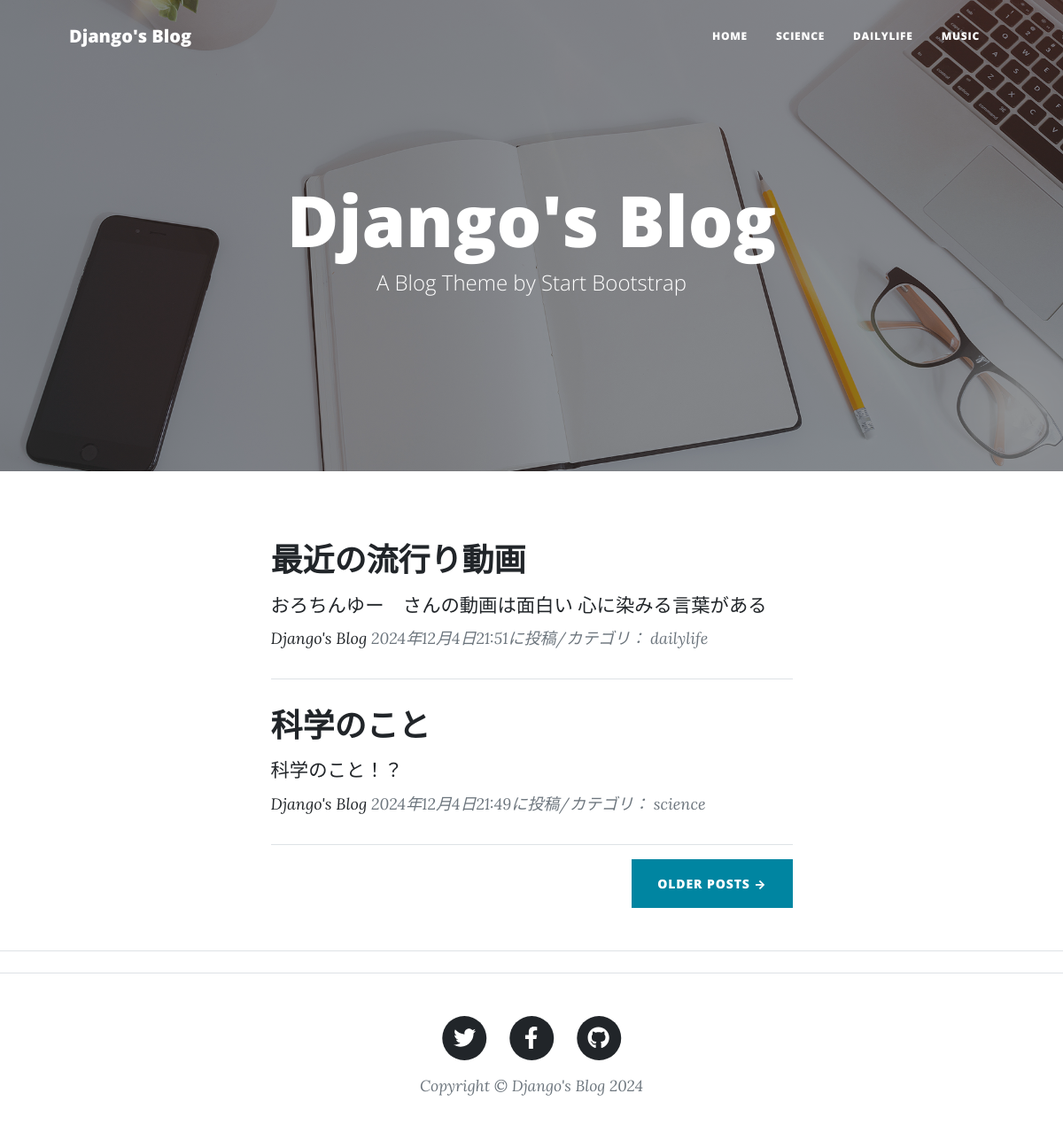
Before: / with the older database file.
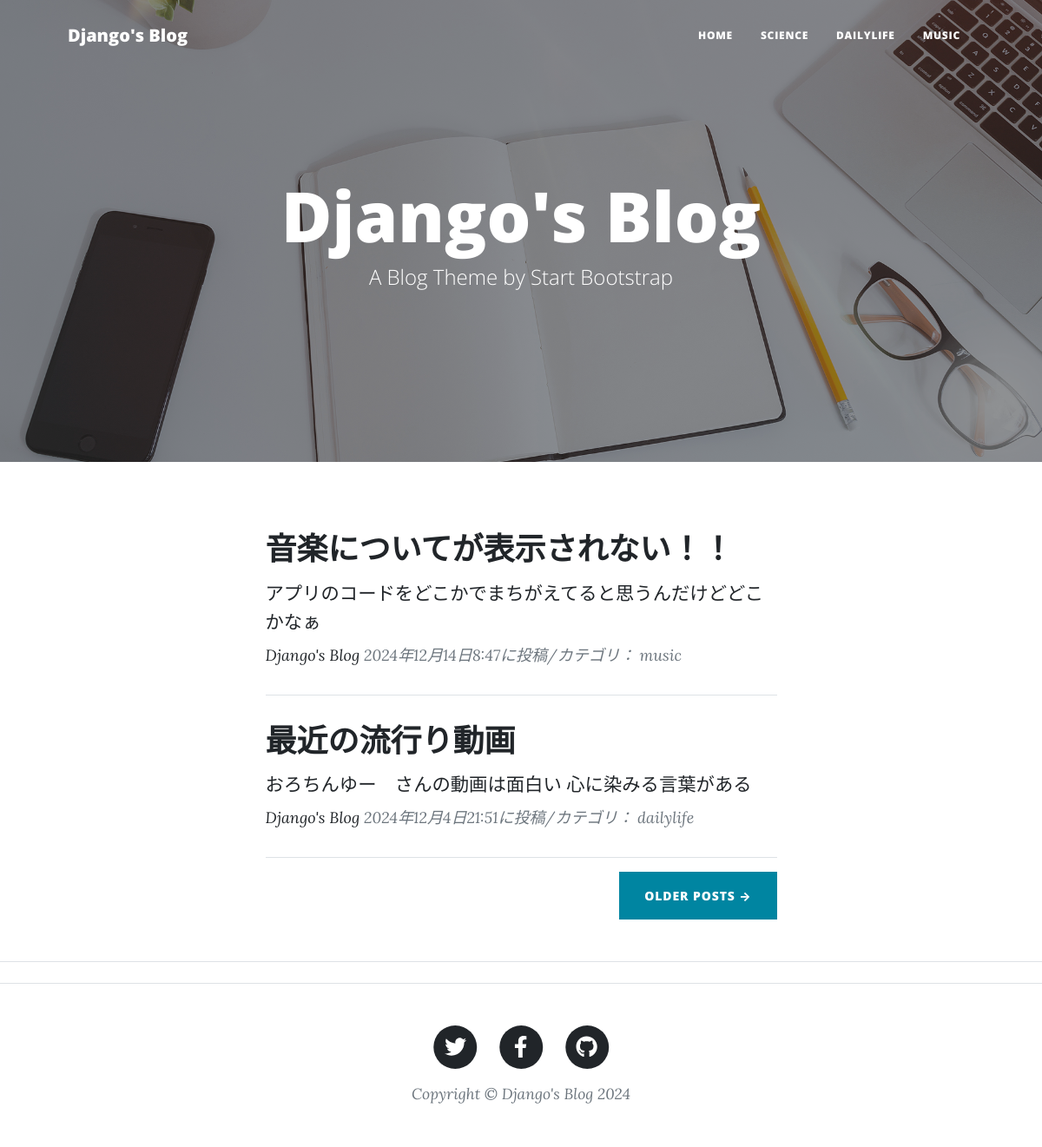
After: the same page with the newer database file.
### blog/models.py (models this page shows, shortened)
class BlogPost(models.Model):
    CATEGORY = (('science','科学のこと'),('dailylife','日常のこと'),('music','音楽のこと'))
    title = models.CharField(
        verbose_name='タイトル',    #フィールドのタイトル
        max_length=200             #最大文字数は200
    )
    content = models.TextField(
        verbose_name='本文'         #フィールドのタイトル
    )
    posted_at = models.DateTimeField(
        verbose_name='投稿日時',     #フィールドのタイトル
        auto_now_add=True           #日時を自動追加
    )
    category = models.CharField(
        verbose_name='カテゴリ',    #フィールドのタイトル
        max_length=50,             #最大文字数は50
        choices=CATEGORY
    )

### blog/views.py (the view)
# urls.py: path('',views.IndexView.as_view(),name='index'),
class IndexView(ListView):
    template_name = 'index.html'
    context_object_name = 'orderby_records'
    queryset = BlogPost.objects.order_by('-posted_at')
    paginate_by = 2

### blog/templates/index.html (shortened to what this page needs)
{% extends 'base.html' %}
{% load static %}
{% block header %}
<header class="masthead" style="background-image: url('{% static 'assets/img/home-bg.jpg' %}')">
    <div class="container position-relative px-4 px-lg-5">
        <div class="row gx-4 gx-lg-5 justify-content-center">
            <div class="col-md-10 col-lg-8 col-xl-7">
                <div class="site-heading">
                    <h1>Django's Blog</h1>
                    <span class="subheading">A Blog Theme by Start Bootstrap</span>
                </div>
            </div>
        </div>
    </div>
</header>
{% endblock %}
{% block contents %}
<div class="container px-4 px-lg-5">
    <div class="row gx-4 gx-lg-5 justify-content-center">
        <div class="col-md-10 col-lg-8 col-xl-7">
            {% for record in orderby_records %}
            <div class="post-preview">
                <a href="{% url 'blog:blog_detail' record.pk %}">
                    <h2 class="post-title">
                        {{record.title}}
                    </h2>
                    <h3 class="post-subtitle">
                        <span style="font-size: 16pt;">
                            {{record.content|truncatechars:50}}
                        </span>
                    </h3>
                </a>
                <p class="post-meta">
                    <a href="#">Django's Blog</a>
                    {{record.posted_at}}に投稿/カテゴリ：
                    {{record.category}}</p>
            </div>
            <hr>
            {% endfor %}
            <div class="d-flex justify-content-end mb-4"><a class="btn btn-primary text-uppercase" href="#!">Older Posts →</a></div>
        </div>
    </div>
</div>
<hr class="my-4" />
{% endblock %}

### blog/templates/base.html (shortened to what this page needs)
{% load static %}
<!DOCTYPE html>
<html lang="ja">
<head>
    <link href="{% static 'css/styles.css' %}" rel="stylesheet" />
</head>
<body>
    <nav class="navbar navbar-expand-lg navbar-light" id="mainNav">
        <div class="container px-4 px-lg-5">
            <a class="navbar-brand" href="{% url 'blog:index' %}">Django's Blog</a>
            <div class="collapse navbar-collapse" id="navbarResponsive">
                <ul class="navbar-nav ms-auto py-4 py-lg-0">
                    <li class="nav-item"><a class="nav-link px-lg-3 py-3 py-lg-4" href="{% url 'blog:index' %}">Home</a></li>
                    <li class="nav-item"><a class="nav-link px-lg-3 py-3 py-lg-4" href="{% url 'blog:science_list' %}">SCIENCE</a></li>
                    <li class="nav-item"><a class="nav-link px-lg-3 py-3 py-lg-4" href="{% url 'blog:dailylife_list' %}">DAILYLIFE</a></li>
                    <li class="nav-item"><a class="nav-link px-lg-3 py-3 py-lg-4" href="{% url 'blog:music_list' %}">MUSIC</a></li>
                </ul>
            </div>
        </div>
    </nav>
    {% block header %}{% endblock %}
    {% block contents %}{% endblock %}
    <footer class="border-top">
        <div class="container px-4 px-lg-5">
            <div class="row gx-4 gx-lg-5 justify-content-center">
                <div class="col-md-10 col-lg-8 col-xl-7">
                    <ul class="list-inline text-center">
                        <li class="list-inline-item">
                            <a href="https://twitter.com/">
                                <span class="fa-stack fa-lg">
                                    <i class="fas fa-circle fa-stack-2x"></i>
                                    <i class="fab fa-twitter fa-stack-1x fa-inverse"></i>
                                </span>
                            </a>
                        </li>
                        <li class="list-inline-item">
                            <a href="https://www.facebook.com/">
                                <span class="fa-stack fa-lg">
                                    <i class="fas fa-circle fa-stack-2x"></i>
                                    <i class="fab fa-facebook-f fa-stack-1x fa-inverse"></i>
                                </span>
                            </a>
                        </li>
                        <li class="list-inline-item">
                            <a href="https://github.co.jp/">
                                <span class="fa-stack fa-lg">
                                    <i class="fas fa-circle fa-stack-2x"></i>
                                    <i class="fab fa-github fa-stack-1x fa-inverse"></i>
                                </span>
                            </a>
                        </li>
                    </ul>
                    <div class="small text-center text-muted fst-italic">Copyright &copy; Django's Blog 2024</div>
                </div>
            </div>
        </div>
    </footer>
</body>
</html>

Changed rows visible on the page:
no longer on this page (row unchanged): BlogPost: title "科学のこと", content "科学のこと！？", posted_at "2024年12月4日21:49", category "science"
added BlogPost: title "音楽についてが表示されない！！", content "アプリのコードをどこかでまちがえてると思うんだけどどこかなぁ", posted_at "2024年12月14日8:47", category "music"
